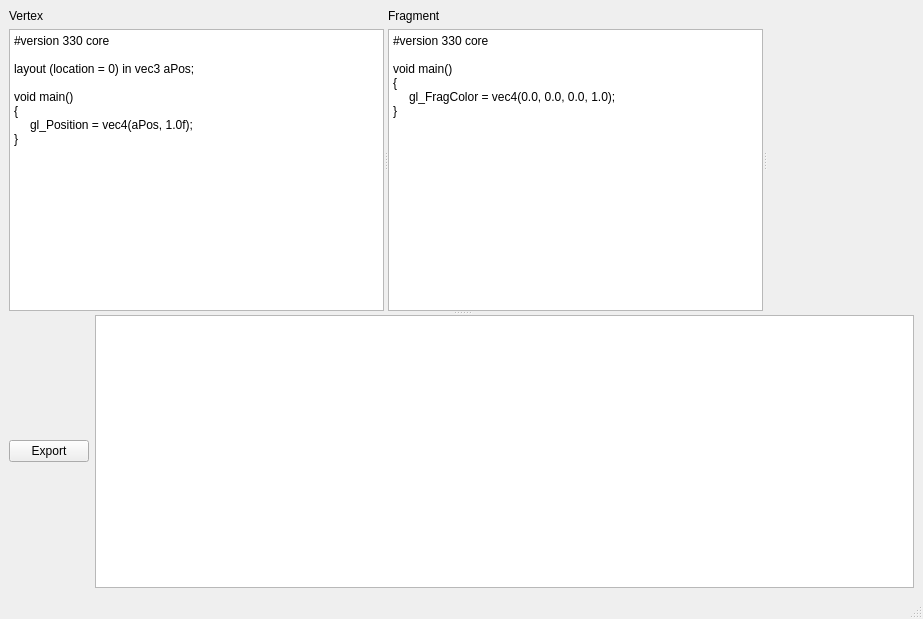
<?xml version="1.0" encoding="UTF-8"?>
<ui version="4.0">
 <class>MainWindow</class>
 <widget class="QMainWindow" name="MainWindow">
  <property name="geometry">
   <rect>
    <x>0</x>
    <y>0</y>
    <width>923</width>
    <height>619</height>
   </rect>
  </property>
  <property name="sizePolicy">
   <sizepolicy hsizetype="Preferred" vsizetype="Preferred">
    <horstretch>0</horstretch>
    <verstretch>0</verstretch>
   </sizepolicy>
  </property>
  <property name="windowTitle">
   <string>ShEd</string>
  </property>
  <property name="animated">
   <bool>false</bool>
  </property>
  <widget class="QWidget" name="centralwidget">
   <layout class="QVBoxLayout" name="verticalLayout_3">
    <item>
     <widget class="QSplitter" name="splitter_3">
      <property name="orientation">
       <enum>Qt::Vertical</enum>
      </property>
      <widget class="QSplitter" name="splitter_2">
       <property name="orientation">
        <enum>Qt::Horizontal</enum>
       </property>
       <widget class="QSplitter" name="splitter">
        <property name="orientation">
         <enum>Qt::Horizontal</enum>
        </property>
        <widget class="QWidget" name="layoutWidget">
         <layout class="QVBoxLayout" name="verticalLayout">
          <item>
           <widget class="QLabel" name="lblVertex">
            <property name="text">
             <string>Vertex</string>
            </property>
           </widget>
          </item>
          <item>
           <widget class="QTextEdit" name="txtVertex">
            <property name="html">
             <string>&lt;!DOCTYPE HTML PUBLIC &quot;-//W3C//DTD HTML 4.0//EN&quot; &quot;http://www.w3.org/TR/REC-html40/strict.dtd&quot;&gt;
&lt;html&gt;&lt;head&gt;&lt;meta name=&quot;qrichtext&quot; content=&quot;1&quot; /&gt;&lt;meta charset=&quot;utf-8&quot; /&gt;&lt;style type=&quot;text/css&quot;&gt;
p, li { white-space: pre-wrap; }
&lt;/style&gt;&lt;/head&gt;&lt;body style=&quot; font-family:'Segoe UI'; font-size:9pt; font-weight:400; font-style:normal;&quot;&gt;
&lt;p style=&quot; margin-top:0px; margin-bottom:0px; margin-left:0px; margin-right:0px; -qt-block-indent:0; text-indent:0px;&quot;&gt;#version 330 core&lt;/p&gt;
&lt;p style=&quot;-qt-paragraph-type:empty; margin-top:0px; margin-bottom:0px; margin-left:0px; margin-right:0px; -qt-block-indent:0; text-indent:0px;&quot;&gt;&lt;br /&gt;&lt;/p&gt;
&lt;p style=&quot; margin-top:0px; margin-bottom:0px; margin-left:0px; margin-right:0px; -qt-block-indent:0; text-indent:0px;&quot;&gt;layout (location = 0) in vec3 aPos;&lt;/p&gt;
&lt;p style=&quot;-qt-paragraph-type:empty; margin-top:0px; margin-bottom:0px; margin-left:0px; margin-right:0px; -qt-block-indent:0; text-indent:0px;&quot;&gt;&lt;br /&gt;&lt;/p&gt;
&lt;p style=&quot; margin-top:0px; margin-bottom:0px; margin-left:0px; margin-right:0px; -qt-block-indent:0; text-indent:0px;&quot;&gt;void main()&lt;/p&gt;
&lt;p style=&quot; margin-top:0px; margin-bottom:0px; margin-left:0px; margin-right:0px; -qt-block-indent:0; text-indent:0px;&quot;&gt;{&lt;/p&gt;
&lt;p style=&quot; margin-top:0px; margin-bottom:0px; margin-left:0px; margin-right:0px; -qt-block-indent:0; text-indent:0px;&quot;&gt;	gl_Position = vec4(aPos, 1.0f);&lt;/p&gt;
&lt;p style=&quot; margin-top:0px; margin-bottom:0px; margin-left:0px; margin-right:0px; -qt-block-indent:0; text-indent:0px;&quot;&gt;}&lt;/p&gt;&lt;/body&gt;&lt;/html&gt;</string>
            </property>
            <property name="tabStopDistance">
             <double>16.000000000000000</double>
            </property>
           </widget>
          </item>
         </layout>
        </widget>
        <widget class="QWidget" name="layoutWidget">
         <layout class="QVBoxLayout" name="verticalLayout_2">
          <item>
           <widget class="QLabel" name="lblFragment">
            <property name="text">
             <string>Fragment</string>
            </property>
           </widget>
          </item>
          <item>
           <widget class="QTextEdit" name="txtFragment">
            <property name="html">
             <string>&lt;!DOCTYPE HTML PUBLIC &quot;-//W3C//DTD HTML 4.0//EN&quot; &quot;http://www.w3.org/TR/REC-html40/strict.dtd&quot;&gt;
&lt;html&gt;&lt;head&gt;&lt;meta name=&quot;qrichtext&quot; content=&quot;1&quot; /&gt;&lt;meta charset=&quot;utf-8&quot; /&gt;&lt;style type=&quot;text/css&quot;&gt;
p, li { white-space: pre-wrap; }
&lt;/style&gt;&lt;/head&gt;&lt;body style=&quot; font-family:'Segoe UI'; font-size:9pt; font-weight:400; font-style:normal;&quot;&gt;
&lt;p style=&quot; margin-top:0px; margin-bottom:0px; margin-left:0px; margin-right:0px; -qt-block-indent:0; text-indent:0px;&quot;&gt;#version 330 core&lt;/p&gt;
&lt;p style=&quot;-qt-paragraph-type:empty; margin-top:0px; margin-bottom:0px; margin-left:0px; margin-right:0px; -qt-block-indent:0; text-indent:0px;&quot;&gt;&lt;br /&gt;&lt;/p&gt;
&lt;p style=&quot; margin-top:0px; margin-bottom:0px; margin-left:0px; margin-right:0px; -qt-block-indent:0; text-indent:0px;&quot;&gt;void main()&lt;/p&gt;
&lt;p style=&quot; margin-top:0px; margin-bottom:0px; margin-left:0px; margin-right:0px; -qt-block-indent:0; text-indent:0px;&quot;&gt;{&lt;/p&gt;
&lt;p style=&quot; margin-top:0px; margin-bottom:0px; margin-left:0px; margin-right:0px; -qt-block-indent:0; text-indent:0px;&quot;&gt;	gl_FragColor = vec4(0.0, 0.0, 0.0, 1.0);&lt;/p&gt;
&lt;p style=&quot; margin-top:0px; margin-bottom:0px; margin-left:0px; margin-right:0px; -qt-block-indent:0; text-indent:0px;&quot;&gt;}&lt;/p&gt;&lt;/body&gt;&lt;/html&gt;</string>
            </property>
            <property name="tabStopDistance">
             <double>16.000000000000000</double>
            </property>
           </widget>
          </item>
         </layout>
        </widget>
       </widget>
       <widget class="Renderer" name="widgetRenderer" native="true"/>
      </widget>
      <widget class="QWidget" name="layoutWidget">
       <layout class="QHBoxLayout" name="horizontalLayout">
        <item>
         <widget class="QPushButton" name="btnExport">
          <property name="text">
           <string>Export</string>
          </property>
         </widget>
        </item>
        <item>
         <widget class="QListWidget" name="listErrorList"/>
        </item>
       </layout>
      </widget>
     </widget>
    </item>
   </layout>
  </widget>
  <widget class="QMenuBar" name="menubar">
   <property name="geometry">
    <rect>
     <x>0</x>
     <y>0</y>
     <width>923</width>
     <height>25</height>
    </rect>
   </property>
  </widget>
  <widget class="QStatusBar" name="statusbar"/>
 </widget>
 <customwidgets>
  <customwidget>
   <class>Renderer</class>
   <extends>QWidget</extends>
   <header>renderer.h</header>
   <container>1</container>
  </customwidget>
 </customwidgets>
 <resources/>
 <connections/>
</ui>
